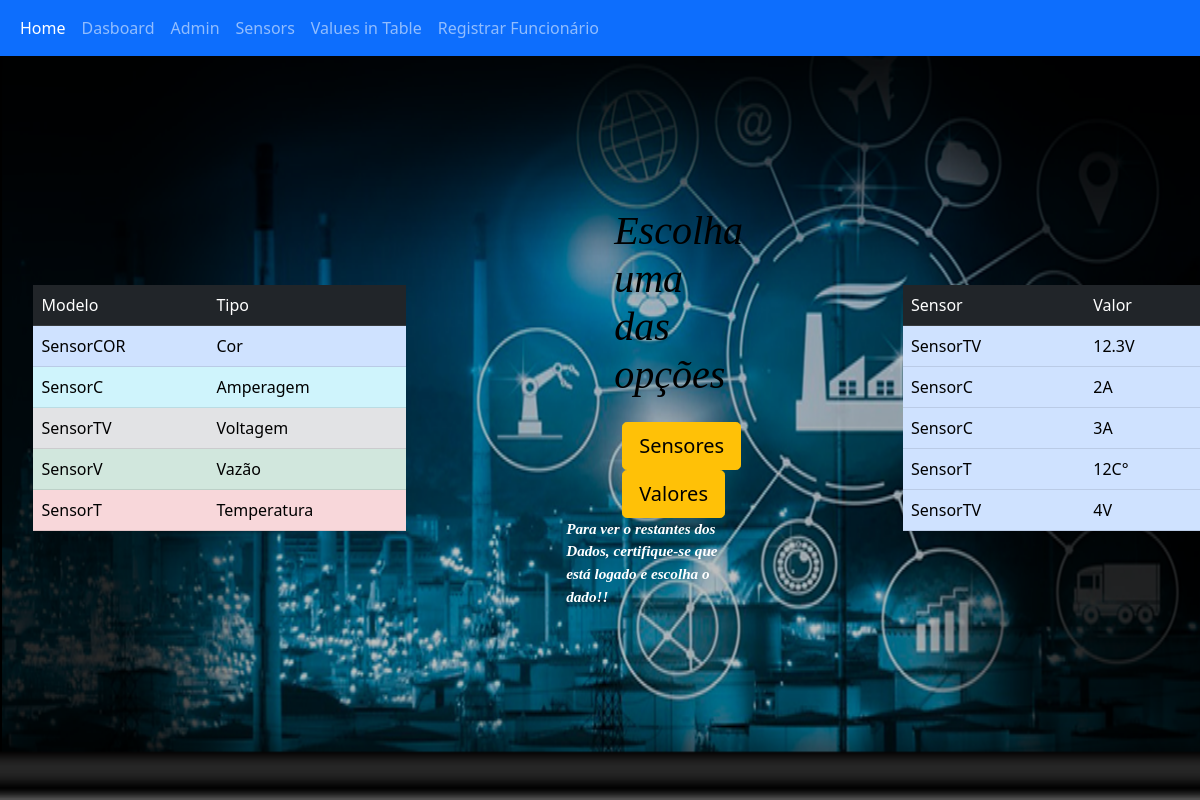
The page /sensors/dataBase/ on the database its author committed.
### dashboard/models.py (models this page shows, shortened)
class Sensor(models.Model):
    NO_COLOR = 'v'
    RED = 'r'
    GREEN = 'g'
    BLUE = 'b'
    COLOR = 'C'
    CURRENT = 'A'
    VOLTAGE = 'V'
    LEVEL = 'L'
    FLOW_RATE = 'F'
    TEMPERATURE = 'T'
    TYPES_SENSORS = [
        (COLOR, "COR"),
        (CURRENT, "CORRENTE"),
        (VOLTAGE, "TENSÃO"),
        (LEVEL, "NÍVEL"),
        (FLOW_RATE, "VAZÃO"),
        (TEMPERATURE, "TEMPERATURA"),
    ]
    SENSOR_COLOR_CHOICE = [
        (NO_COLOR, 'Sem Cor'),
        (RED, 'Vermelho'),
        (GREEN, 'Verde'),
        (BLUE, 'Azul'),
    ]
    model = models.CharField(null=False, blank=False, max_length=20)
    type_sensor = models.CharField(null=True, blank=True, max_length=25, choices=TYPES_SENSORS)
    type_sensor_str = ''
    @staticmethod
    def __str_type(type_sensor=None):
        if not(type_sensor is None):
            if type_sensor == 'C':
                return "Cor"
            if type_sensor == 'A':
                return "Amperagem"
            if type_sensor == 'V':
                return "Voltagem"
            if type_sensor == 'L':
                return "Nível"
            if type_sensor == 'F':
                return "Vazão"
            if type_sensor == 'T':
                return "Temperatura"
        return f'None Type'
    @property
    def type_sensor_str(self):
        return self.__str_type(self.type_sensor)
    def __str__(self):
        return f'{self.model}'

class Value(models.Model):
    id_sensor = models.ForeignKey(Sensor, on_delete=models.CASCADE,)
    value = models.CharField(blank=False, null=False, max_length=10)
    value_show = ''
    @property
    def value_show(self):
        return f'Valor: {self.value}'

### dashboard/views.py (the view)
# urls.py: path('dataBase/', DataBasePageView.as_view(), name='data-base-page'),
class DataBasePageView(View):
    @staticmethod
    def get(request):
        qs_sensor = Sensor.objects.all()
        qs_values = Value.objects.all()
        context = {
            'sensors': qs_sensor if len(qs_sensor) < 5 else qs_sensor[:5],
            'values': qs_values if len(qs_values) < 5 else qs_values[:5],
            'title_page': "Data Base",
            'home': True
        }
        return render(request, 'dashboard/ChoiceDataPage.html', context)

### dashboard/templates/dashboard/ChoiceDataPage.html (shortened to what this page needs)
{% extends 'base.html' %}
{% load static %}
{% block cssExtern %}
  <link rel="stylesheet" type="text/css" href="{% static 'css/containers.css' %}">
  <link rel="stylesheet" type="text/css" href="{% static 'css/fonts.css' %}">
  <link rel="stylesheet" type="text/css" href="{% static 'css/img.css' %}">
  <link rel="stylesheet" type="text/css" href="{% static 'css/links.css' %}">
  <link rel="stylesheet" type="text/css" href="{% static 'css/randons.css' %}">
  <link rel="stylesheet" type="text/css" href="{% static 'css/tables.css' %}">
{% endblock %}
{% block bgHome %}
  <div>
    <img class="bgImage" src="{% static 'img/Background.png' %}">
  </div>
  {% block content %}
    <div class="baseHomeCss boxContent">
      <div class="tables-div">
        <table class="table table-primary right">
            <tr class="table-dark">
                <td class="table-dark">Modelo</td>
                <td class="table-dark">Tipo</td>
            </tr>
            {% for sensor in sensors %}
                {% if sensor.type_sensor == 'C' %}
                    <tr class="table-primary">
                        <td class="table-primary">
                            {{ sensor }}
                        </td>
                        <td class="table-primary">
                            {{ sensor.type_sensor_str }}
                        </td>
                    </tr>
                {% elif sensor.type_sensor == 'A' %}
                    <tr class="table-info">
                        <td class="table-info">
                            {{ sensor }}
                        </td>
                        <td class="table-info">
                            {{ sensor.type_sensor_str }}
                        </td>
                    </tr>
                {% elif sensor.type_sensor == 'V' %}
                    <tr class="table-secondary">
                        <td class="table-secondary">
                            {{ sensor }}
                        </td>
                        <td class="table-secondary">
                            {{ sensor.type_sensor_str }}
                        </td>
                    </tr>
                {% elif sensor.type_sensor == 'F' %}
                    <tr class="table-success">
                        <td class="table-success">
                            {{ sensor }}
                        </td>
                        <td class="table-success">
                            {{ sensor.type_sensor_str }}
                        </td>
                    </tr>
                {% elif sensor.type_sensor == 'T' %}
                    <tr class="table-danger">
                        <td class="table-danger">
                            {{ sensor }}
                        </td>
                        <td class="table-danger">
                            {{ sensor.type_sensor_str }}
                        </td>
                    </tr>
                {% endif %}
            {% endfor %}
        </table>
      </div>
      <div class="">
          <h1 class="bottom">Escolha uma das opções</h1>
          <a class="btn btn-warning btn-lg tables-btn" href="{% url 'sensor-list' %}">Sensores</a>
          <a class="btn btn-warning btn-lg tables-btn" href="{% url 'value-list' %}">Valores</a>
          <p class="fontCSS tables">Para ver o restantes dos Dados, certifique-se que está logado e escolha o dado!!</p>
      </div>
      <div class="tables-div">
        <table class="table table-primary right">
            <tr class="table-dark">
                <td class="table-dark">Sensor</td>
                <td class="table-dark">Valor</td>
            </tr>
            {% for value in values %}
                <tr class="table-primary">
                    <td class="table-primary">
                        {{ value.id_sensor.model }}
                    </td>
                    <td class="table-primary">
                        {{ value.value }}
                    </td>
                </tr>
            {% endfor %}
      </div>
    </div>
  {% endblock %}
{% endblock %}

### templates/base.html (shortened to what this page needs)
<!DOCTYPE html>
<html lang="en">
  <head>
    {% block cssExtern %}
    {% endblock %}
    <link href="https://cdn.jsdelivr.net/npm/bootstrap@5.0.1/dist/css/bootstrap.min.css" rel="stylesheet">
  </head>
  <body>
    <nav class="navbar navbar-expand-lg navbar-dark bg-primary">
      <div class="container-fluid">
        <div class="collapse navbar-collapse" id="navbarSupportedContent">
          <ul class="navbar-nav me-auto mb-2 mb-lg-0">
            <li class="nav-item">
              <a class="nav-link active" aria-current="page" href="{% url 'home-page' %}">Home</a>
            </li>
            <li class="nav-item">
              <a class="nav-link" href="#">Dasboard</a>
            </li>
            <li class="nav-item">
              <a class="nav-link" href="/admin/">Admin</a>
            </li>
            <li class="nav-item">
              <a class="nav-link" href="{% url 'sensor-list' %}">Sensors</a>
            </li>
            <li class="nav-item">
              <a class="nav-link" href="{% url 'value-list' %}">Values in Table</a>
            </li>
            <li class="nav-item">
              <a class="nav-link" href="{% url 'register_employee' %}">Registrar Funcionário</a>
            </li>
          </ul>
        </div>
      </div>
    </nav>
  {% if home %}
    {% block bgHome %}{% endblock %}
  {% else %}
    {% block content %}
    {% endblock %}
  {% endif %}
  </body>
</html>

### dashboard/static/css/containers.css (style rules this page uses)
.boxContent { display: flex; position: absolute; flex-direction: row; justify-content: center; align-items: center; width: 90%; height: 90%; }
.baseHomeCss { z-index: -1; }

### dashboard/static/css/img.css (style rules this page uses)
.bgImage { position: absolute; z-index: -1; width: 100%; height: 100%; left: 0; top: 0; }

### dashboard/static/css/randons.css (style rules this page uses)
.right { margin-right: 10rem; }
.bottom { margin-bottom: calc(2rem * 0.7); }

### dashboard/static/css/tables.css (style rules this page uses)
.tables { margin-left: calc(5rem * 2); }
.tables-btn { margin-left: calc(5rem * 2.7); }
.tables-div { margin-left: 10rem; }

### rows shown on the page
Sensor: model "SensorCOR", type_sensor_str "Cor"
Sensor: model "SensorC", type_sensor_str "Amperagem"
Sensor: model "SensorTV", type_sensor_str "Voltagem"
Sensor: model "SensorV", type_sensor_str "Vazão"
Sensor: model "SensorT", type_sensor_str "Temperatura"
Value: id_sensor.model "SensorTV", value "12.3V"
Value: id_sensor.model "SensorC", value "2A"
Value: id_sensor.model "SensorC", value "3A"
Value: id_sensor.model "SensorT", value "12C°"
Value: id_sensor.model "SensorTV", value "4V"
